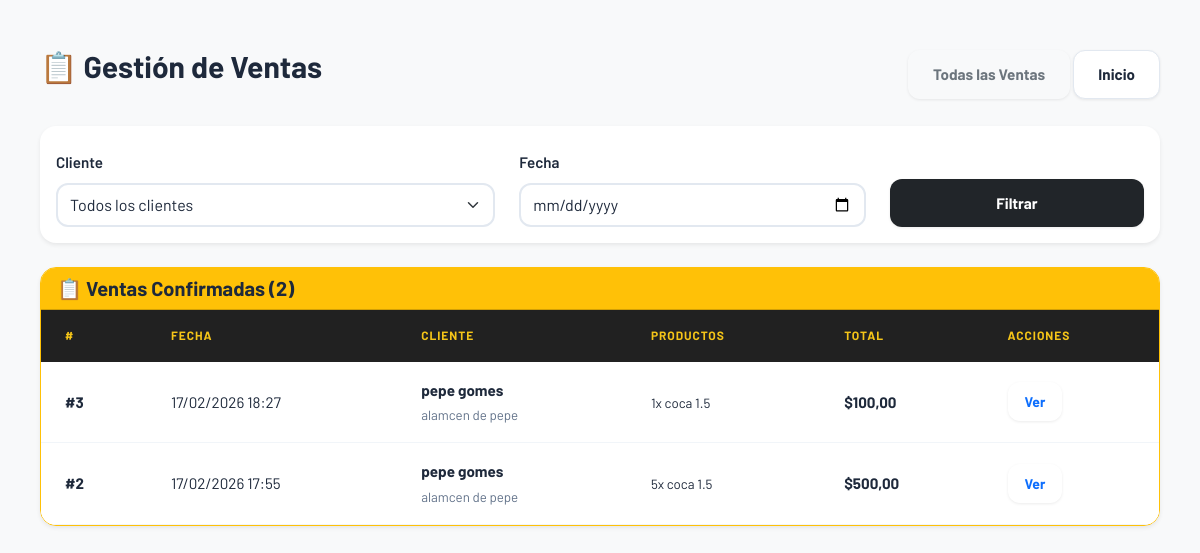
/envios/asignar-pendientes/ (signed in), run on the app's committed database.
### stock/models.py (models this page shows, shortened)
class Ventas(models.Model):
    ESTADO_CHOICES = [
        ('pendiente', 'Pendiente'),
        ('confirmada', 'Confirmada'),
        ('enviada', 'Enviada'),      # Aquí se descuenta stock
        ('entregada', 'Entregada'),
        ('cancelada', 'Cancelada'),
    ]
    METODO_PAGO_CHOICES = [
        ('efectivo', 'Efectivo'),
        ('transferencia', 'Transferencia'),
        ('tarjeta_credito', 'Tarjeta de Crédito'),
        ('tarjeta_debito', 'Tarjeta de Débito'),
        ('cuenta_corriente', 'Cuenta Corriente'),
    ]
    usuario_creador = models.ForeignKey(
        User,
        on_delete=models.SET_NULL,
        null=True,
        blank=True,
        related_name='ventas_creadas',
        verbose_name="Usuario creador"
    )
    cliente = models.ForeignKey(
        'Cliente',
        on_delete=models.CASCADE,
        verbose_name="Cliente"
    )
    chofer = models.ForeignKey(
        'Chofer',
        on_delete=models.SET_NULL,
        null=True,
        blank=True,
        verbose_name="Chofer Asignado"
    )
    fecha_envio_programada = models.DateField(
        blank=True,
        null=True,
        verbose_name="Fecha Programada de Envío"
    )
    hora_envio_programada = models.TimeField(
        blank=True,
        null=True,
        verbose_name="Hora Programada de Envío"
    )
    fecha_creacion = models.DateTimeField(
        auto_now_add=True,
        verbose_name="Fecha de Creación"
    )
    fecha_envio = models.DateTimeField(
        blank=True,
        null=True,
        verbose_name="Fecha Real de Envío"
    )
    estado = models.CharField(
        max_length=20,
        choices=ESTADO_CHOICES,
        default='pendiente',
        verbose_name="Estado"
    )
    metodo_pago = models.CharField(
        max_length=30,
        choices=METODO_PAGO_CHOICES,
        default='efectivo',
        verbose_name="Método de Pago"
    )
    valor_total = models.DecimalField(
        max_digits=10,
        decimal_places=2,
        default=0,
        verbose_name="Valor Total"
    )
    notas = models.TextField(
        blank=True,
        null=True,
        verbose_name="Notas"
    )
    class Meta:
        verbose_name = "Venta"
        verbose_name_plural = "Ventas"
        ordering = ['-fecha_creacion']

class Cliente(models.Model):
    usuario = models.OneToOneField(
        settings.AUTH_USER_MODEL,
        on_delete=models.CASCADE,
        related_name='cliente'
    )
    nombre_completo = models.CharField(max_length=200, verbose_name="Nombre y Apellido")
    nombre_local = models.CharField(max_length=200, blank=True, null=True, verbose_name="Nombre del Local")
    cuil = models.CharField(
        max_length=13,
        blank=True,
        null=True,
        verbose_name="CUIL/CUIT",
        unique=True
    )
    email = models.EmailField(unique=True, blank=True, null=True)
    telefono = models.CharField(max_length=20, blank=True, null=True)
    direccion = models.TextField(blank=True, null=True)
    fecha_registro = models.DateTimeField(auto_now_add=True)

class DetalleVenta(models.Model):
    venta = models.ForeignKey(Ventas, on_delete=models.CASCADE, related_name='detalles')
    producto = models.ForeignKey(Producto, on_delete=models.CASCADE)
    cantidad = models.PositiveIntegerField()
    precio_unitario = models.DecimalField(max_digits=10, decimal_places=2)
    subtotal = models.DecimalField(max_digits=10, decimal_places=2)
    class Meta:
        verbose_name = "Detalle de Venta"
        verbose_name_plural = "Detalles de Ventas"

class Producto(models.Model):
    nombre = models.CharField(max_length=100)
    tipo = models.ForeignKey(TipoProducto, on_delete=models.CASCADE)
    cantidad = models.PositiveIntegerField(default=0)
    valor = models.DecimalField(max_digits=10, decimal_places=2)
    valor_compra = models.DecimalField(
        max_digits=10,
        decimal_places=2,
        verbose_name="Precio de Compra",
        default=0.00  # Valor por defecto
    )
    umbral_alerta = models.PositiveIntegerField(
        default=5,
        verbose_name="Stock Mínimo de Alerta"
    )
    fecha_modificacion = models.DateTimeField(auto_now=True)

### stock/views.py (the view)
# urls.py: path('envios/asignar-pendientes/', views.asignar_envios_pendientes, name='asignar_envios_pendientes'),
@login_required
def asignar_envios_pendientes(request):
    cliente_id = request.GET.get('cliente')
    fecha = request.GET.get('fecha')
    ventas = Ventas.objects.filter(
        estado__in=['pendiente', 'confirmada']
    ).select_related('cliente', 'chofer').prefetch_related('detalles__producto')
    if cliente_id:
        ventas = ventas.filter(cliente_id=cliente_id)
    if fecha:
        ventas = ventas.filter(fecha_creacion__date=fecha)
    ventas = ventas.order_by('estado', '-fecha_creacion')
    clientes = Cliente.objects.all().order_by('nombre_completo')
    choferes = Chofer.objects.filter(activo=True).order_by('nombre_completo')
    ventas_pendientes = ventas.filter(estado='pendiente')
    ventas_confirmadas = ventas.filter(estado='confirmada')
    context = {
        'ventas_pendientes': ventas_pendientes,
        'ventas_confirmadas': ventas_confirmadas,
        'clientes': clientes,
        'choferes': choferes,
        'cliente_id': cliente_id,
        'fecha': fecha,
    }
    return render(request, 'envios/asignar_envios_pendientes.html', context)

### stock/templates/envios/asignar_envios_pendientes.html (shortened to what this page needs)
{% load static %}
<!DOCTYPE html>
<html lang="es">
<head>
    <link rel="stylesheet" href="{% static 'css/bootstrap.min.css' %}">
    <link rel="stylesheet" href="{% static 'css/style.css' %}">
</head>
<body class="bg-light">
<div class="container mt-4">
    <div class="d-flex justify-content-between align-items-center mb-4">
        <h2>📋 Gestión de Ventas</h2>
        <div>
            <a href="{% url 'lista_ventas' %}" class="btn btn-outline-secondary">Todas las Ventas</a>
            <a href="{% url 'home' %}" class="btn btn-secondary">Inicio</a>
        </div>
    </div>
    <div class="card p-3 mb-4 shadow-sm border-0">
        <form method="GET" class="row g-2 align-items-end">
            <div class="col-md-5">
                <label class="form-label">Cliente</label>
                <select name="cliente" class="form-select">
                    <option value="">Todos los clientes</option>
                </select>
            </div>
            <div class="col-md-4">
                <label class="form-label">Fecha</label>
                <input type="date" name="fecha" class="form-control" value="{{ fecha }}">
            </div>
            <div class="col-md-3">
                <button type="submit" class="btn btn-dark w-100">Filtrar</button>
            </div>
        </form>
    </div>
    {% if ventas_confirmadas %}
    <div class="card mb-4 shadow-sm border-warning">
        <div class="card-header bg-warning">
            <h5 class="mb-0">📋 Ventas Confirmadas ({{ ventas_confirmadas.count }})</h5>
        </div>
        <div class="card-body p-0">
            <table class="table table-hover mb-0">
                <thead class="table-light">
                    <tr>
                        <th>#</th>
                        <th>Fecha</th>
                        <th>Cliente</th>
                        <th>Productos</th>
                        <th>Total</th>
                        <th>Acciones</th>
                    </tr>
                </thead>
                <tbody>
                    {% for venta in ventas_confirmadas %}
                    <tr>
                        <td><strong>#{{ venta.id }}</strong></td>
                        <td>{{ venta.fecha_creacion|date:"d/m/Y H:i" }}</td>
                        <td>
                            <strong>{{ venta.cliente.nombre_completo }}</strong>
                            {% if venta.cliente.nombre_local %}
                                <br><small class="text-muted">{{ venta.cliente.nombre_local }}</small>
                            {% endif %}
                        </td>
                        <td>
                            <small>
                                {% for detalle in venta.detalles.all %}
                                    {{ detalle.cantidad }}x {{ detalle.producto.nombre }}
                                {% endfor %}
                            </small>
                        </td>
                        <td><strong>${{ venta.valor_total }}</strong></td>
                        <td>
                            <a href="{% url 'detalle_venta' venta.id %}"
                               class="btn btn-sm btn-outline-primary">
                               Ver
                            </a>
                        </td>
                    </tr>
                    {% endfor %}
                </tbody>
            </table>
        </div>
    </div>
    {% endif %}
</div>
</body>
</html>

### data on the page
Ventas: id "3", fecha_creacion "17/02/2026 18:27", cliente.nombre_completo "pepe gomes", cliente.nombre_local "alamcen de pepe", valor_total "100,00"
DetalleVenta: cantidad "1", producto.nombre "coca 1.5"
Ventas: id "2", fecha_creacion "17/02/2026 17:55", cliente.nombre_completo "pepe gomes", cliente.nombre_local "alamcen de pepe", valor_total "500,00"
DetalleVenta: cantidad "5", producto.nombre "coca 1.5"

### other printed values
{{ ventas_confirmadas.count }} "2"
